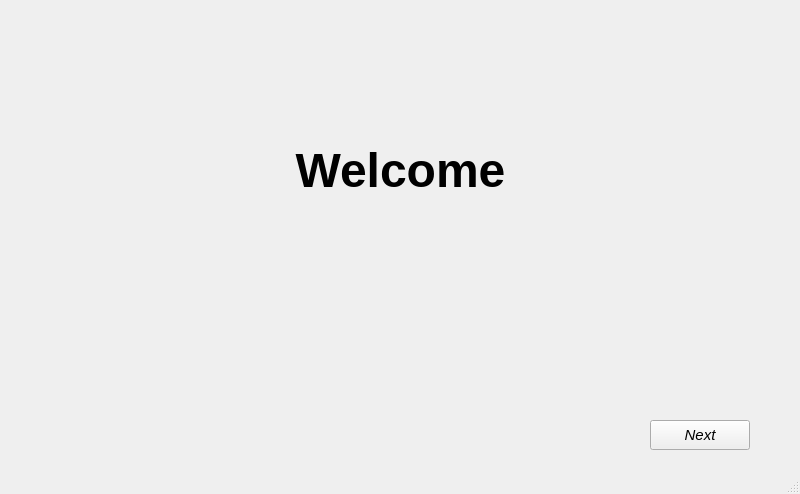
<?xml version="1.0" encoding="UTF-8"?>
<ui version="4.0">
 <class>MainWindow</class>
 <widget class="QMainWindow" name="MainWindow">
  <property name="geometry">
   <rect>
    <x>0</x>
    <y>0</y>
    <width>800</width>
    <height>494</height>
   </rect>
  </property>
  <property name="windowTitle">
   <string>MainWindow</string>
  </property>
  <property name="autoFillBackground">
   <bool>true</bool>
  </property>
  <property name="styleSheet">
   <string notr="true"/>
  </property>
  <widget class="QWidget" name="centralwidget">
   <widget class="QLabel" name="label">
    <property name="geometry">
     <rect>
      <x>0</x>
      <y>40</y>
      <width>801</width>
      <height>261</height>
     </rect>
    </property>
    <property name="font">
     <font>
      <pointsize>36</pointsize>
      <italic>false</italic>
      <bold>true</bold>
     </font>
    </property>
    <property name="autoFillBackground">
     <bool>false</bool>
    </property>
    <property name="text">
     <string>Welcome</string>
    </property>
    <property name="alignment">
     <set>Qt::AlignCenter</set>
    </property>
   </widget>
   <widget class="QPushButton" name="b1">
    <property name="geometry">
     <rect>
      <x>650</x>
      <y>420</y>
      <width>100</width>
      <height>30</height>
     </rect>
    </property>
    <property name="font">
     <font>
      <pointsize>11</pointsize>
      <italic>true</italic>
     </font>
    </property>
    <property name="text">
     <string>Next</string>
    </property>
   </widget>
  </widget>
  <widget class="QMenuBar" name="menubar">
   <property name="geometry">
    <rect>
     <x>0</x>
     <y>0</y>
     <width>800</width>
     <height>22</height>
    </rect>
   </property>
  </widget>
  <widget class="QStatusBar" name="statusbar"/>
 </widget>
 <resources/>
 <connections/>
</ui>
